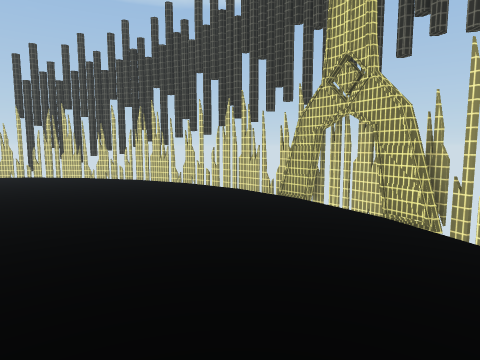
view 1 (above)

15 first-person views from a walk through a 3-D level made in the Unity game engine. The camera is 1.4 m above the floor, tilts 6° down and sees 75° across. The floor is counted in squares, 1 m on a side. Each view is taken from the middle of a square. On the plan, view 1 faces up. The plan holds only what a view shows up to about 14 squares ahead; the rest is blank. Surface patterns are stand-ins for the level's own textures.

view 2
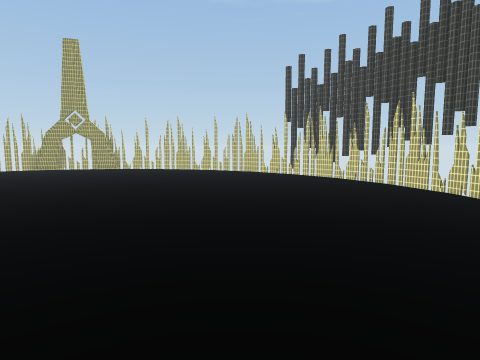

view 3
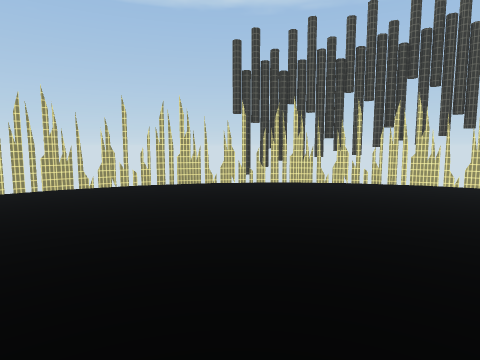

view 4
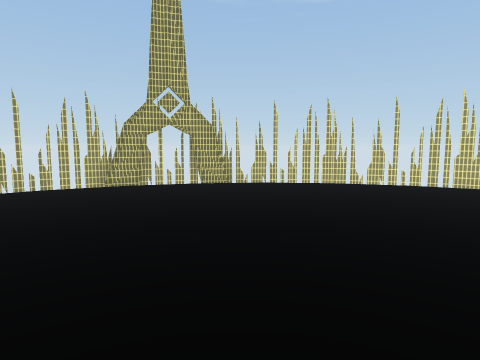

view 5
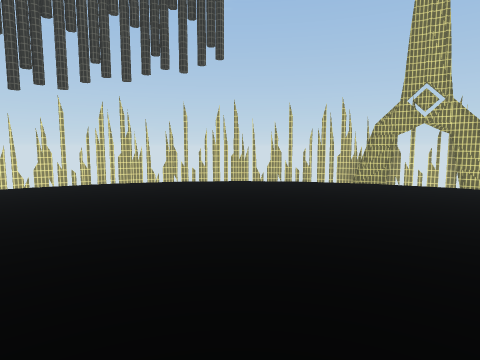

view 6
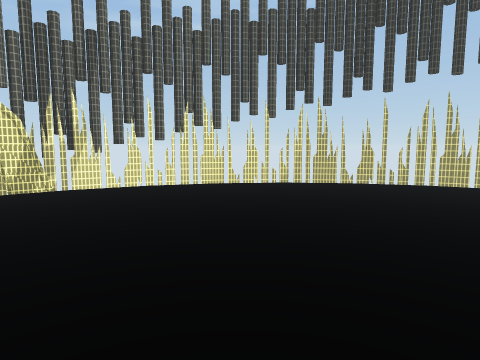

view 7
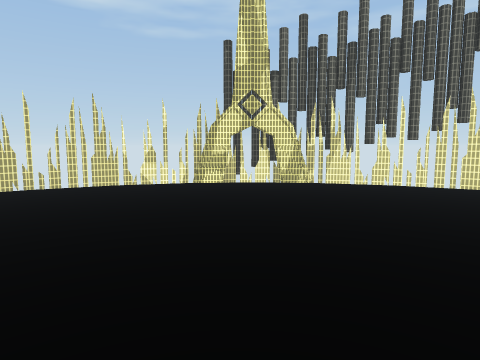

view 8
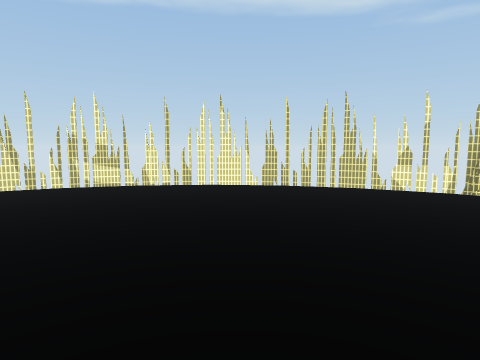

view 9
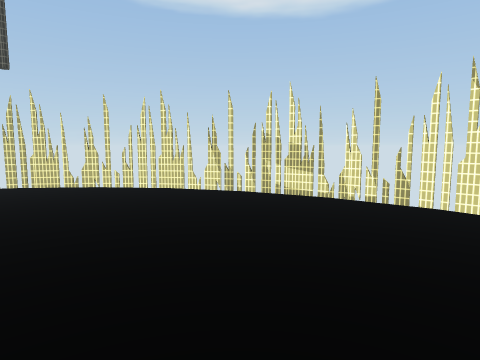

view 10
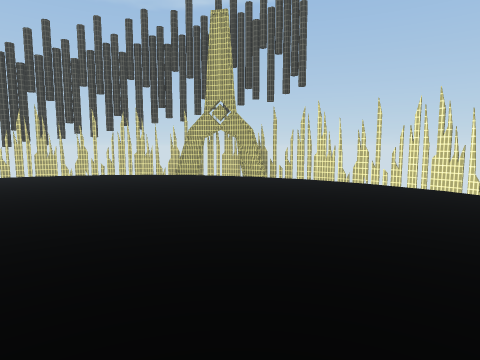

view 11
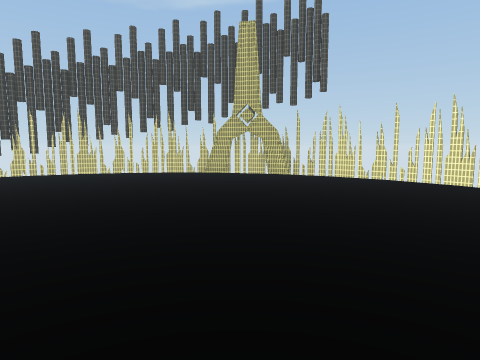

view 12
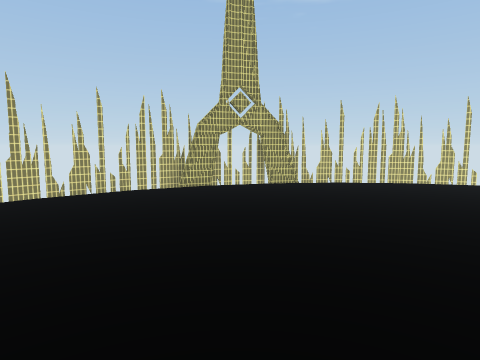

view 13
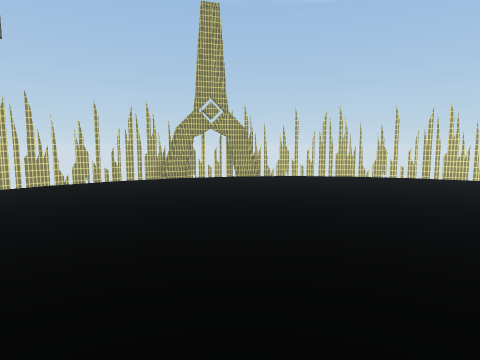

view 14
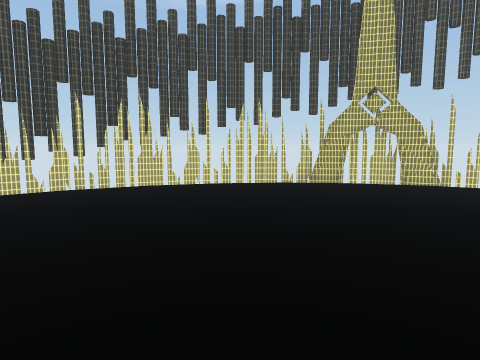

view 15
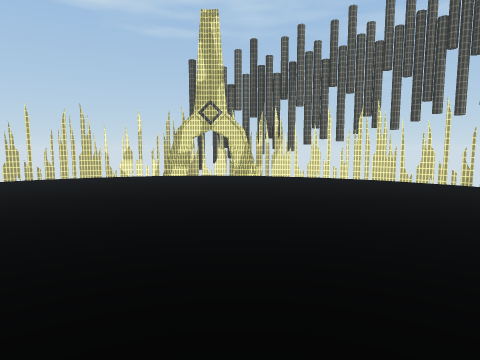

### Floor plan
Key: @ floor where view 1 was taken; # wall or solid block; x gap in a wall; . main floor; - floor 0.25 m lower than the main floor; / step, stairs or slope; = window, fence, low wall or low ledge.
Columns run from 24 left of view 1 to 5 right of it. Each row starts with its distance up from view 1.
 15          ###x#  ###x#
 14        ###-///..///-###
 13       ## /........../ ##
 12     ## .............../ ##
 11    ## /................/ ##
 10    #-/................../##
  9   ##/..................../##
  8   #/....................../##
  7  ##........................##
  6  #/......................../#
  5 ##/......................../##
  4 # .......................... #
  3 x-..........................-x
  2 x/.......... .............../#
  1 #/.........  .............../x
  0 #-........     . .......@.../#
 -1 # ..........   ............. #
 -2 # ........... .............. #
 -3  #/......................../#
 -4  #/......................../x
 -5  #-........................-x
 -6  =#/....................../##
 -7   # /..................../##
 -8      /................../ #
 -9     ##/................/ ##
-10     =#=/............../=##
-11       ## ............ ##
-12        ###  ..../// ###
-13           ####  #x###

Positions as (right, up) in squares from view 1, and headings:
1: (0, 0), facing up
2: (0, 1), facing up-left
3: (-11, 2), facing up
4: (-11, 1), facing up-left
5: (-10, 1), facing left
6: (-9, -1), facing down-left
7: (-9, 0), facing down
8: (-9, -1), facing down-right
9: (-7, -4), facing right
10: (-8, -4), facing up-right
11: (-10, -4), facing up-right
12: (-13, -1), facing up-left
13: (-10, -2), facing up-left
14: (-10, 3), facing up-right
15: (-11, 3), facing down
